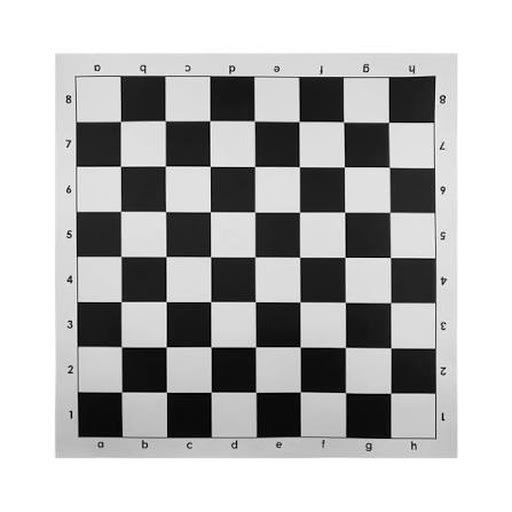
#> input picture 7-semester/multimedia-systems/lab3_image-compressing/results/dct_10pct.png, 512 x 512 px; its folder holds only this picture in this run
$ python main.py results/dct_10pct.png
#> lines starting #> are read from the running program, lines starting #| are printed output that depends on the picture; after the words box and inside, x2 and y2 are one past the last pixel; in counts of white or black regions, pixels touching at a corner belong together
### 7-semester/multimedia-systems/lab3_image-compressing/src/dct.py
import numpy as np

N = 8

def C(u):
    return np.sqrt(2) / 2 if u == 0 else 1.0

def dct_matrix(n: int = N) -> np.ndarray:
    """Будує ортонормовану матрицю DCT розміру n x n. Формула з лекції 10 слайд 34"""
    T = np.zeros((n, n))
    for i in range(n):
        for j in range(n):
            if i == 0:
                T[i, j] = 1.0 / np.sqrt(n)
            else:
                T[i, j] = np.sqrt(2.0 / n) * np.cos((2 * j + 1) * i * np.pi / (2 * n))
    return T

T = dct_matrix(N)


def dct2_block(f: np.ndarray) -> np.ndarray:
    return T @ f @ T.T


def idct2_block(F: np.ndarray) -> np.ndarray:
    return T.T @ F @ T

def dct_image(img: np.ndarray) -> np.ndarray:
    h, w = img.shape
    assert h % N == 0 and w % N == 0, "Розмір має бути кратним 8"
    out = np.zeros_like(img, dtype=np.float64)
    for i in range(0, h, N):
        for j in range(0, w, N):
            out[i:i+N, j:j+N] = dct2_block(img[i:i+N, j:j+N] - 128.0)
    return out


def idct_image(coeffs: np.ndarray) -> np.ndarray:
    h, w = coeffs.shape
    out = np.zeros_like(coeffs, dtype=np.float64)
    for i in range(0, h, N):
        for j in range(0, w, N):
            out[i:i+N, j:j+N] = idct2_block(coeffs[i:i+N, j:j+N]) + 128.0
    return out

### 7-semester/multimedia-systems/lab3_image-compressing/src/image_io.py
import numpy as np
from PIL import Image


def load_grayscale(path: str, size: int = 512) -> np.ndarray:
#> called with path = 'results/dct_10pct.png', size = 512
    img = Image.open(path).convert("L")          # "L" = 8-bit grayscale
#> img is the input picture: PIL image 512x512 L; min 0, max 255, mean 182.6
    img = img.resize((size, size), Image.Resampling.LANCZOS)
    return np.asarray(img, dtype=np.float64)


def save_image(arr: np.ndarray, path: str) -> None:
    arr = np.clip(np.round(arr), 0, 255).astype(np.uint8)
    Image.fromarray(arr, mode="L").save(path)

### 7-semester/multimedia-systems/lab3_image-compressing/src/compression.py
import numpy as np


def keep_top_fraction(coeffs: np.ndarray, fraction: float) -> np.ndarray:
    if not 0 < fraction <= 1:
        raise ValueError("fraction must be in (0, 1]")
    flat = np.abs(coeffs).ravel()
    k = max(1, int(round(fraction * flat.size)))        # скільки залишити
    # k-те за величиною значення = поріг
    threshold = np.partition(flat, flat.size - k)[flat.size - k]
    out = coeffs.copy()
    out[np.abs(out) < threshold] = 0.0
    return out


def count_nonzero_fraction(coeffs: np.ndarray) -> float:
    return np.count_nonzero(coeffs) / coeffs.size

### 7-semester/multimedia-systems/lab3_image-compressing/src/metrics.py
import numpy as np


def mse(a: np.ndarray, b: np.ndarray) -> float:
    return float(np.mean((a.astype(np.float64) - b.astype(np.float64)) ** 2))


def psnr(original: np.ndarray, restored: np.ndarray, max_val: float = 255.0) -> float:
    restored = np.clip(np.round(restored), 0, 255)
    m = mse(original, restored)
    if m == 0:
        return float("inf")
    return 10.0 * np.log10(max_val ** 2 / m)


def estimated_compression_ratio(nonzero_fraction: float) -> float:
    """Ідеалізований CR = всього коефіцієнтів / ненульових"""
    return 1.0 / nonzero_fraction if nonzero_fraction > 0 else float("inf")

### 7-semester/multimedia-systems/lab3_image-compressing/src/dwt.py
import numpy as np


# 1 рівень, 1D по рядках
def _rows(a: np.ndarray) -> np.ndarray:
    """x[2i] = (s + d) / 2, x[2i+1] = (s - d) / 2. - слайд 43"""
    even, odd = a[:, 0::2], a[:, 1::2]
    return np.hstack([(even + odd) / 2, (even - odd) / 2])


def _irows(a: np.ndarray) -> np.ndarray:
    """Обернене: x[2i] = s + d, x[2i+1] = s - d. - слайд 46"""
    half = a.shape[1] // 2
    s, d = a[:, :half], a[:, half:]
    out = np.empty_like(a)
    out[:, 0::2] = s + d
    out[:, 1::2] = s - d
    return out


# 1 рівень, 2D (лекція 10, слайди 47-49)
def haar2d_level(x: np.ndarray) -> np.ndarray:
    return _rows(_rows(x).T).T


def ihaar2d_level(y: np.ndarray) -> np.ndarray:
    return _irows(_irows(y.T).T)

# повна обробка зображення (3 рівні)
def dwt_image(img: np.ndarray, levels: int = 3) -> np.ndarray:
    out = img.astype(np.float64).copy()
    size = out.shape[0]
    for _ in range(levels):
        out[:size, :size] = haar2d_level(out[:size, :size])
        size //= 2
    return out


def idwt_image(coeffs: np.ndarray, levels: int = 3) -> np.ndarray:
    out = coeffs.astype(np.float64).copy()
    size = out.shape[0] // (2 ** (levels - 1))   # розмір LL найглибшого рівня
    for _ in range(levels):
        out[:size, :size] = ihaar2d_level(out[:size, :size])
        size *= 2
    return out

### 7-semester/multimedia-systems/lab3_image-compressing/src/visualize.py
import numpy as np
import matplotlib.pyplot as plt


def show_comparison(original, dct_rec, dwt_rec, dct_info, dwt_info, save_path=None):
    """dct_info / dwt_info: dict з ключами 'psnr', 'fraction', 'cr'."""
    fig, axes = plt.subplots(1, 3, figsize=(15, 5.5))
    items = [
        (original, "Original", ""),
        (dct_rec, "DCT 8x8",
         f"PSNR={dct_info['psnr']:.2f} dB\nкоеф.: {dct_info['fraction']*100:.1f}%  CR≈{dct_info['cr']:.1f}"),
        (dwt_rec, "DWT Haar",
         f"PSNR={dwt_info['psnr']:.2f} dB\nкоеф.: {dwt_info['fraction']*100:.1f}%  CR≈{dwt_info['cr']:.1f}"),
    ]
    for ax, (img, title, sub) in zip(axes, items):
        ax.imshow(np.clip(img, 0, 255), cmap="gray", vmin=0, vmax=255)
        ax.set_title(title, fontsize=13)
        ax.set_xlabel(sub, fontsize=11)
        ax.set_xticks([]); ax.set_yticks([])
    plt.tight_layout()
    if save_path:
        plt.savefig(save_path, dpi=150)
    plt.show()

### 7-semester/multimedia-systems/lab3_image-compressing/main.py
import argparse
import numpy as np

from src.image_io import load_grayscale, save_image
from src.dct import dct_image, idct_image
from src.dwt import dwt_image, idwt_image
from src.compression import keep_top_fraction, count_nonzero_fraction
from src.metrics import psnr, estimated_compression_ratio
from src.visualize import show_comparison

LEVELS = 3


def run_dct(img, fraction):
    coeffs = dct_image(img)
#> after the loop in dct_image, `for i in range(0, h, N):`:
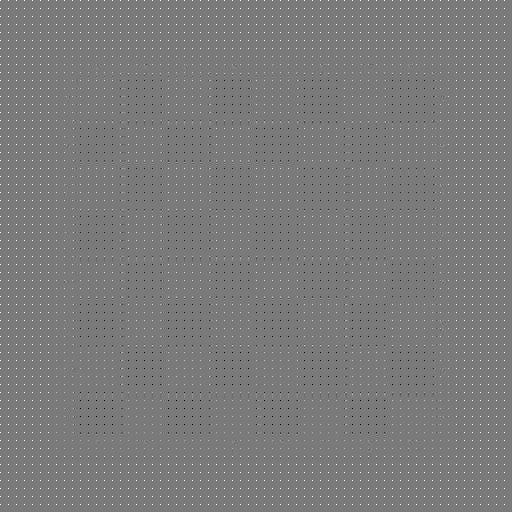
#> out: shape (512, 512) float64; min -944, max 1016, mean 6.9; drawn with min black and max white
    kept = keep_top_fraction(coeffs, fraction)
#> in keep_top_fraction, `threshold = np.partition(flat, flat.size - k)[flat.size - k]`: threshold = 2.54
    rec = idct_image(kept)
    frac = count_nonzero_fraction(kept)
#> frac = 0.1
    return rec, {"psnr": psnr(img, rec), "fraction": frac,
                 "cr": estimated_compression_ratio(frac)}
#> in psnr, `m = mse(original, restored)`: m = 0.00974


def run_dwt(img, fraction):
    coeffs = dwt_image(img, LEVELS)
    kept = keep_top_fraction(coeffs, fraction)
    rec = idwt_image(kept, LEVELS)
    frac = count_nonzero_fraction(kept)
    return rec, {"psnr": psnr(img, rec), "fraction": frac,
                 "cr": estimated_compression_ratio(frac)}


def experiments(img, fractions=(0.25, 0.10, 0.05, 0.02)):
    print(f"{'Метод':<6}{'Частка':>9}{'Збер.коеф':>11}{'CR~':>8}{'PSNR,дБ':>10}")
    for f in fractions:
        for name, fn in (("DCT", run_dct), ("DWT", run_dwt)):
            rec, info = fn(img, f)
            print(f"{name:<6}{f*100:>8.1f}%{info['fraction']*100:>10.2f}%"
                  f"{info['cr']:>8.1f}{info['psnr']:>10.2f}")
            save_image(rec, f"results/{name.lower()}_{int(f*100)}pct.png")


if __name__ == "__main__":
    ap = argparse.ArgumentParser()
    ap.add_argument("image")
    ap.add_argument("--fraction", type=float, default=0.10)
    ap.add_argument("--experiments", action="store_true")
    args = ap.parse_args()

    img = load_grayscale(args.image, 512)
    if args.experiments:
        experiments(img)
    else:
        dct_rec, dct_info = run_dct(img, args.fraction)
#> dct_info = {'psnr': 68.25, 'fraction': 0.1, 'cr': 10}
        dwt_rec, dwt_info = run_dwt(img, args.fraction)
#> the loop in dwt_image, `for _ in range(levels):` made 3 passes
#> pass 1, in _rows (call 2), `even, odd = a[:, 0::2], a[:, 1::2]`:
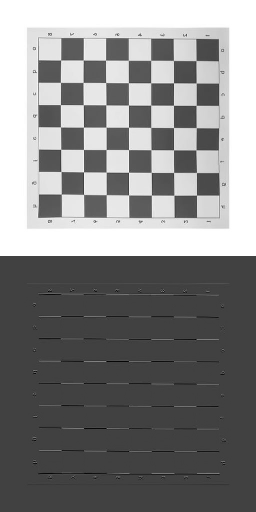
#> even: shape (512, 256) float64; min -87.5, max 255, mean 91.3; drawn with min black and max white
#> after the loop in dwt_image, `for _ in range(levels):`:
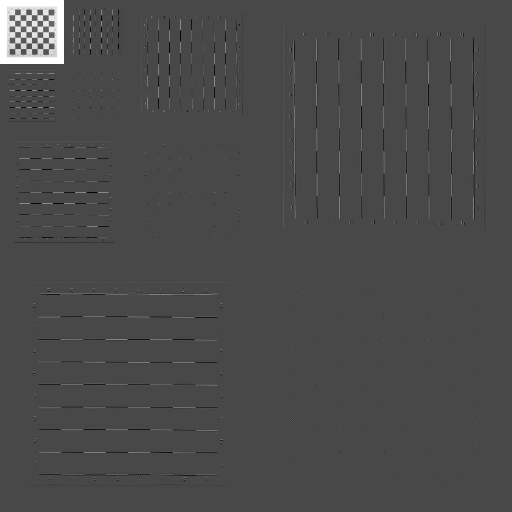
#> out: shape (512, 512) float64; min -100.8, max 255, mean 2.9; drawn with min black and max white
#> after the loop in dwt_image, `for _ in range(levels):`: size = 64
#> in keep_top_fraction (call 2), `out[np.abs(out) < threshold] = 0.0`: out: shape (512, 512) float64; 17.12% of pixels changed, all inside (x1, y1, x2, y2) = (6, 6, 488, 488)
#> the loop in idwt_image, `for _ in range(levels):` made 3 passes
#> pass 1, in _irows, `s, d = a[:, :half], a[:, half:]`:
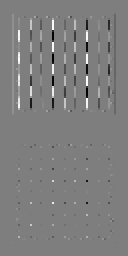
#> d: shape (128, 64) float64 (shown 2 times larger); min -89.91, max 91.22, mean 0.2; drawn with min black and max white
#> pass 1, in _irows (call 2), `s, d = a[:, :half], a[:, half:]`:
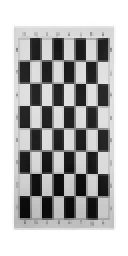
#> s: shape (128, 64) float64 (shown 2 times larger); min 9.91, max 255, mean 182.6
#> pass 1, in _irows (call 2), `s, d = a[:, :half], a[:, half:]`:
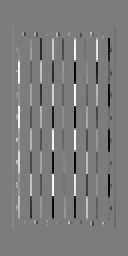
#> d: shape (128, 64) float64 (shown 2 times larger); min -89.02, max 93.06, mean -0.1; drawn with min black and max white
#> after the loop in idwt_image, `for _ in range(levels):`: size = 1024
#> in run_dwt, `frac = count_nonzero_fraction(kept)`: frac = 0.107
#> dwt_info = {'psnr': 50.4, 'fraction': 0.107, 'cr': 9.31}
        show_comparison(img, dct_rec, dwt_rec, dct_info, dwt_info,
                        save_path="results/comparison.png")
#> the loop in show_comparison, `for ax, (img, title, sub) in zip(axes, items):` made 3 passes
#> title on passes 2 to 3: 'DCT 8x8', 'DWT Haar'
#> in show_comparison, `plt.savefig(save_path, dpi=150)`:
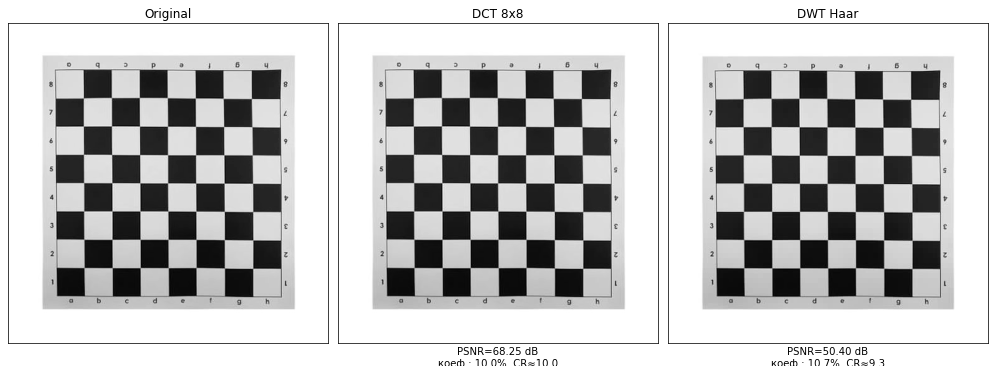
#> figure drawn by matplotlib, 3 panels
